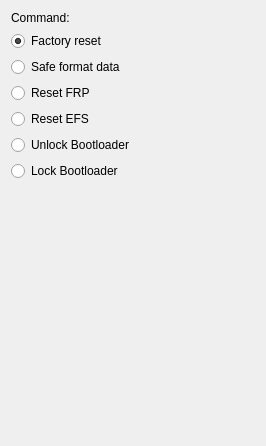
            <widget class="QWidget" name="scrollAreaWidgetContents_5">
             <property name="geometry">
              <rect>
               <x>0</x>
               <y>0</y>
               <width>266</width>
               <height>446</height>
              </rect>
             </property>
             <layout class="QVBoxLayout" name="verticalLayout_10">
              <item>
               <widget class="QLabel" name="command_vivo">
                <property name="text">
                 <string notr="true">Command:</string>
                </property>
               </widget>
              </item>
              <item>
               <widget class="QRadioButton" name="userdata_vivo">
                <property name="text">
                 <string notr="true">Factory reset</string>
                </property>
                <property name="checked">
                 <bool>true</bool>
                </property>
               </widget>
              </item>
              <item>
               <widget class="QRadioButton" name="safestorage_vivo">
                <property name="text">
                 <string notr="true">Safe format data</string>
                </property>
               </widget>
              </item>
              <item>
               <widget class="QRadioButton" name="frp_vivo">
                <property name="text">
                 <string notr="true">Reset FRP</string>
                </property>
               </widget>
              </item>
              <item>
               <widget class="QRadioButton" name="efs_vivo">
                <property name="text">
                 <string notr="true">Reset EFS</string>
                </property>
               </widget>
              </item>
              <item>
               <widget class="QRadioButton" name="unlock_bl_vivo">
                <property name="text">
                 <string notr="true">Unlock Bootloader</string>
                </property>
               </widget>
              </item>
              <item>
               <widget class="QRadioButton" name="relock_bl_vivo">
                <property name="text">
                 <string notr="true">Lock Bootloader</string>
                </property>
               </widget>
              </item>
              <item>
               <spacer name="verticalSpacer_5">
                <property name="orientation">
                 <enum>Qt::Vertical</enum>
                </property>
                <property name="sizeHint" stdset="0">
                 <size>
                  <width>20</width>
                  <height>40</height>
                 </size>
                </property>
               </spacer>
              </item>
             </layout>
            </widget>
